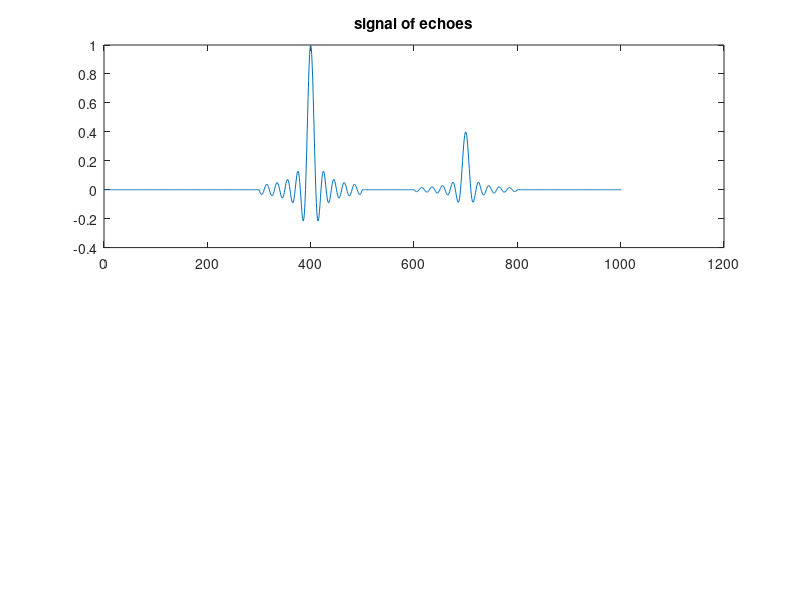

This figure's MATLAB source: (Note: this script raises an error after producing the figure.)
clear; close all; clc;
%% DSP - Final Project %%%%%%%%%%%%%%%%%%%%%%
load('BVD.mat')
fsample = data.fsample;
signal = data.signal;

%% PART B
subplot(2,1,1)
plot(signal)
title('signal of echoes')

diameter1 = diameterCalc(signal, fsample);

disp(['The estimated blood vessel diameter using Noiseless signal is ',...
    num2str(diameter1),' meters or ' ,num2str(1000 * diameter1), ' millimeters']);


noisySignal = awgn(signal, 20);
subplot(2,1,2)
plot(noisySignal)
title('noisy signal of echoes')

diameter2 = diameterCalc(noisySignal, fsample);

disp(['The estimated blood vessel diameter using noisy signal is ',...
    num2str(diameter2),' meters or ' ,num2str(1000 * diameter2), ' millimeters']);